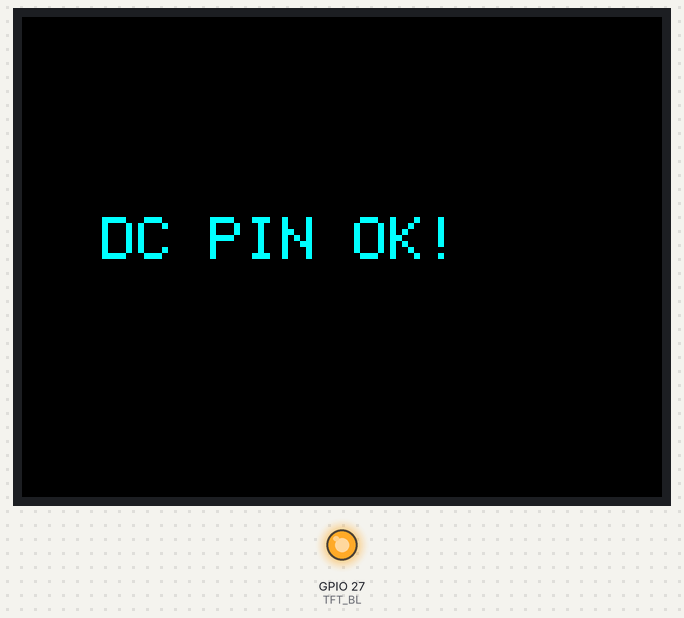
A sketch run on a simulated ESP32. Shown: 320×240 colour display, output pins drawn as LEDs (lit = HIGH). Pins used as bus, display or sensor lines are not drawn; what the sketch prints to the serial monitor is not drawn.

Above: at 7.7 s.

The sketch:

TFT_Test.ino
```cpp
/**
 * JARVIS TFT Pin Diagnostic Test (Separate Project)
 *
 * Tests with DC moved to GPIO 2 (built-in LED pin)
 * to rule out a dead GPIO 17.
 *
 * WIRING CHANGE NEEDED: Move the DC wire from GPIO 17 to GPIO 2
 */

#include <SPI.h>
#include <Adafruit_GFX.h>
#include <Adafruit_ILI9341.h>

// Same pins as JARVIS config, but DC moved to GPIO 2
#define TFT_CS    15
#define TFT_DC     2   // <-- CHANGED: Move wire from 17 to 2
#define TFT_RST    4
#define TFT_MOSI  13
#define TFT_SCLK  14
#define TFT_BL    27

SPIClass hspi(HSPI);
Adafruit_ILI9341 tft = Adafruit_ILI9341(&hspi, TFT_DC, TFT_CS, TFT_RST);

void setup() {
    Serial.begin(115200);
    delay(1000);
    Serial.println("=== DC PIN DIAGNOSTIC TEST ===");

    pinMode(TFT_RST, OUTPUT);
    digitalWrite(TFT_RST, HIGH); delay(50);
    digitalWrite(TFT_RST, LOW);  delay(50);
    digitalWrite(TFT_RST, HIGH); delay(50);

    hspi.begin(TFT_SCLK, -1, TFT_MOSI, -1);
    tft.begin(8000000);
    tft.setRotation(1);

    pinMode(TFT_BL, OUTPUT);
    digitalWrite(TFT_BL, HIGH);

    Serial.println("[TEST] Init done. If you see RED, your old GPIO 17 is dead.");
    Serial.println("[TEST] If still WHITE, the display itself is dead.");

    tft.fillScreen(ILI9341_RED);
    delay(2000);
    tft.fillScreen(ILI9341_GREEN);
    delay(2000);
    tft.fillScreen(ILI9341_BLUE);
    delay(2000);
    tft.fillScreen(ILI9341_BLACK);

    tft.setCursor(40, 100);
    tft.setTextColor(ILI9341_CYAN);
    tft.setTextSize(3);
    tft.print("DC PIN OK!");
}

void loop() {
    delay(1000);
}
```
